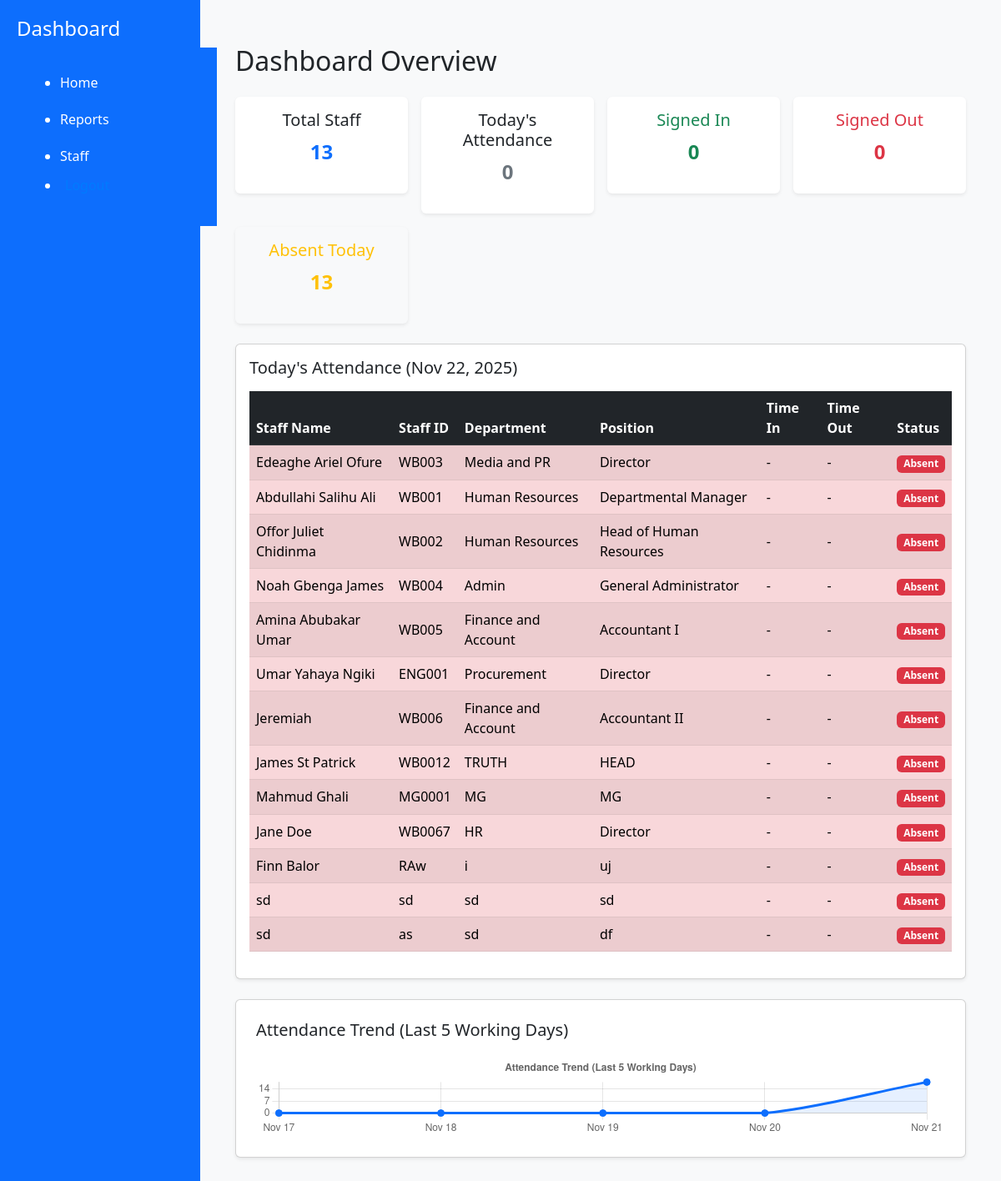
The page /dashboard/ (signed in) on the database its author committed.
### records/models.py (models this page shows, shortened)
class Staff(models.Model):
    name = models.CharField(max_length=100)
    staff_id = models.CharField(max_length=50, unique=True)
    department = models.CharField(max_length=100)
    position = models.CharField(max_length=100)
    qr_code = models.ImageField(upload_to='qr_codes/', blank=True, null=True)

### dashboard/views.py (the view)
# urls.py: path('', views.dashboard_home, name='dashboard_home'),
@login_required
@login_required
def dashboard_home(request):
    today = date.today()
    attendance_records = Attendance.objects.filter(check_in__date=today).select_related("staff")
    total_staff = Staff.objects.count()
    present_staff_ids = attendance_records.values_list("staff__id", flat=True)
    absentees = Staff.objects.exclude(id__in=present_staff_ids)
    todays_attendance = attendance_records.count()
    signed_in_count = attendance_records.filter(status__in=["On Time", "Late"]).count()
    signed_out_count = attendance_records.filter(status="Signed Out").count()
    absent_count = absentees.count()
    all_today_records = list(attendance_records)
    for staff in absentees:
        all_today_records.append(
            Attendance(
                staff=staff,
                check_in=None,
                status="Absent",
            )
        )
    labels, attendance_counts = [], []
    day_count, i = 0, 0
    while day_count < 5:
        day = today - timedelta(days=i)
        if day.weekday() < 5:
            labels.append(day.strftime("%b %d"))
            attendance_counts.append(Attendance.objects.filter(check_in__date=day).count())
            day_count += 1
        i += 1
    labels.reverse()
    attendance_counts.reverse()
    context = {
        "attendance_records": all_today_records,
        "labels": labels,
        "attendance_counts": attendance_counts,
        "today": today,
        "total_staff": total_staff,
        "todays_attendance": todays_attendance,
        "signed_in_count": signed_in_count,
        "signed_out_count": signed_out_count,
        "absent_count": absent_count,
    }
    return render(request, "dashboard/home.html", context)

### dashboard/templates/dashboard/home.html (shortened to what this page needs)
{% extends "dashboard/base.html" %}
{% load static %}
{% block content %}
<div class="container mt-4">
  <h2 class="mb-4 text-dark">Dashboard Overview</h2>
  <div class="row g-3 mb-4">
    <div class="col-md-3 col-sm-6">
      <div class="card text-center shadow-sm border-0">
        <div class="card-body">
          <h5 class="card-title">Total Staff</h5>
          <p id="total-staff" class="fs-4 fw-bold text-primary">{{ total_staff }}</p>
        </div>
      </div>
    </div>
    <div class="col-md-3 col-sm-6">
      <div class="card text-center shadow-sm border-0">
        <div class="card-body">
          <h5 class="card-title">Today's Attendance</h5>
          <p id="todays-attendance" class="fs-4 fw-bold text-secondary">{{ todays_attendance }}</p>
        </div>
      </div>
    </div>
    <div class="col-md-3 col-sm-6">
      <div class="card text-center shadow-sm border-0">
        <div class="card-body">
          <h5 class="card-title text-success">Signed In</h5>
          <p id="signed-in" class="fs-4 fw-bold text-success">{{ signed_in_count }}</p>
        </div>
      </div>
    </div>
    <div class="col-md-3 col-sm-6">
      <div class="card text-center shadow-sm border-0">
        <div class="card-body">
          <h5 class="card-title text-danger">Signed Out</h5>
          <p id="signed-out" class="fs-4 fw-bold text-danger">{{ signed_out_count }}</p>
        </div>
      </div>
    </div>
    <div class="col-md-3 col-sm-6">
      <div class="card text-center shadow-sm border-0 bg-light">
        <div class="card-body">
          <h5 class="card-title text-warning">Absent Today</h5>
          <p id="absent-count" class="fs-4 fw-bold text-warning">{{ absent_count }}</p>
        </div>
      </div>
    </div>
  </div>
  <div class="card shadow-sm p-3 mt-4">
    <h5 class="mb-3 text-dark">Today's Attendance ({{ today|date:"M d, Y" }})</h5>
    <div class="table-responsive">
      <table class="table table-striped align-middle">
        <thead class="table-dark">
          <tr>
            <th>Staff Name</th>
            <th>Staff ID</th>
            <th>Department</th>
            <th>Position</th>
            <th>Time In</th>
            <th>Time Out</th>
            <th>Status</th>
          </tr>
        </thead>
        <tbody>
          {% for record in attendance_records %}
          <tr class="{% if record.status == 'Absent' %}table-danger{% endif %}">
            <td>{{ record.staff.name }}</td>
            <td>{{ record.staff.staff_id }}</td>
            <td>{{ record.staff.department }}</td>
            <td>{{ record.staff.position }}</td>
            <td>{{ record.time_in|default:"-" }}</td>
            <td>{{ record.time_out|default:"-" }}</td>
            <td>
              <span class="badge
                {% if record.status == 'On Time' %}bg-success
                {% elif record.status == 'Late' %}bg-warning
                {% elif record.status == 'Signed Out' %}bg-info
                {% else %}bg-danger{% endif %}">
                {{ record.status }}
              </span>
            </td>
          </tr>
          {% empty %}
          <tr><td colspan="7" class="text-center">No attendance recorded today.</td></tr>
          {% endfor %}
        </tbody>
      </table>
    </div>
  </div>
  <div class="card shadow-sm p-4 mt-4">
    <h5 class="mb-3 text-dark">Attendance Trend (Last 5 Working Days)</h5>
    <canvas id="trendChart" height="100"></canvas>
  </div>
</div>
{% if labels and attendance_counts %}
<script>
document.addEventListener("DOMContentLoaded", () => {
  const ctx = document.getElementById('trendChart');
  if (!ctx) return;
  new Chart(ctx, {
    type: 'line',
    data: {
      labels: {{ labels|safe }},
      datasets: [{
        label: 'Total Attendance',
        data: {{ attendance_counts|safe }},
        borderColor: '#0d6efd',
        backgroundColor: 'rgba(13,110,253,0.1)',
        fill: true,
        tension: 0.3,
        pointRadius: 4,
        pointBackgroundColor: '#0d6efd'
      }]
    },
    options: {
      responsive: true,
      plugins: {
        title: { display: true, text: 'Attendance Trend (Last 5 Working Days)' },
        legend: { display: false }
      },
      scales: {
        y: { beginAtZero: true, ticks: { stepSize: 1 } }
      }
    }
  });
});
</script>
{% endif %}
{% endblock %}

### dashboard/templates/dashboard/base.html (style rules this page uses)
body { display: flex; min-height: 100vh; background-color: #f8f9fa; }

### rows shown on the page
Staff: staff.name "Edeaghe Ariel Ofure", staff.staff_id "WB003", staff.department "Media and PR", staff.position "Director"
Staff: staff.name "Abdullahi Salihu Ali", staff.staff_id "WB001", staff.department "Human Resources", staff.position "Departmental Manager"
Staff: staff.name "Offor Juliet Chidinma", staff.staff_id "WB002", staff.department "Human Resources", staff.position "Head of Human Resources"
Staff: staff.name "Noah Gbenga James", staff.staff_id "WB004", staff.department "Admin", staff.position "General Administrator"
Staff: staff.name "Amina Abubakar Umar", staff.staff_id "WB005", staff.department "Finance and Account", staff.position "Accountant I"
Staff: staff.name "Umar Yahaya Ngiki", staff.staff_id "ENG001", staff.department "Procurement", staff.position "Director"
Staff: staff.name "Jeremiah", staff.staff_id "WB006", staff.department "Finance and Account", staff.position "Accountant II"
Staff: staff.name "James St Patrick", staff.staff_id "WB0012", staff.department "TRUTH", staff.position "HEAD"
Staff: staff.name "Mahmud Ghali", staff.staff_id "MG0001", staff.department "MG", staff.position "MG"
Staff: staff.name "Jane Doe", staff.staff_id "WB0067", staff.department "HR", staff.position "Director"
Staff: staff.name "Finn Balor", staff.staff_id "RAw", staff.department "i", staff.position "uj"
Staff: staff.name "sd", staff.staff_id "sd", staff.department "sd", staff.position "sd"
Staff: staff.name "sd", staff.staff_id "as", staff.department "sd", staff.position "df"

### other values the page prints
{{ total_staff }} "13"
{{ todays_attendance }} "0"
{{ signed_in_count }} "0"
{{ signed_out_count }} "0"
{{ absent_count }} "13"
{{ today|date:"M d, Y" }} "Nov 22, 2025"
{{ record.time_in|default:"-" }} "-" "-" "-" "-" "-" "-" "-" "-" "-" "-" "-" "-" "-"
{{ record.time_out|default:"-" }} "-" "-" "-" "-" "-" "-" "-" "-" "-" "-" "-" "-" "-"
{{ record.status }} "Absent" "Absent" "Absent" "Absent" "Absent" "Absent" "Absent" "Absent" "Absent" "Absent" "Absent" "Absent" "Absent"
